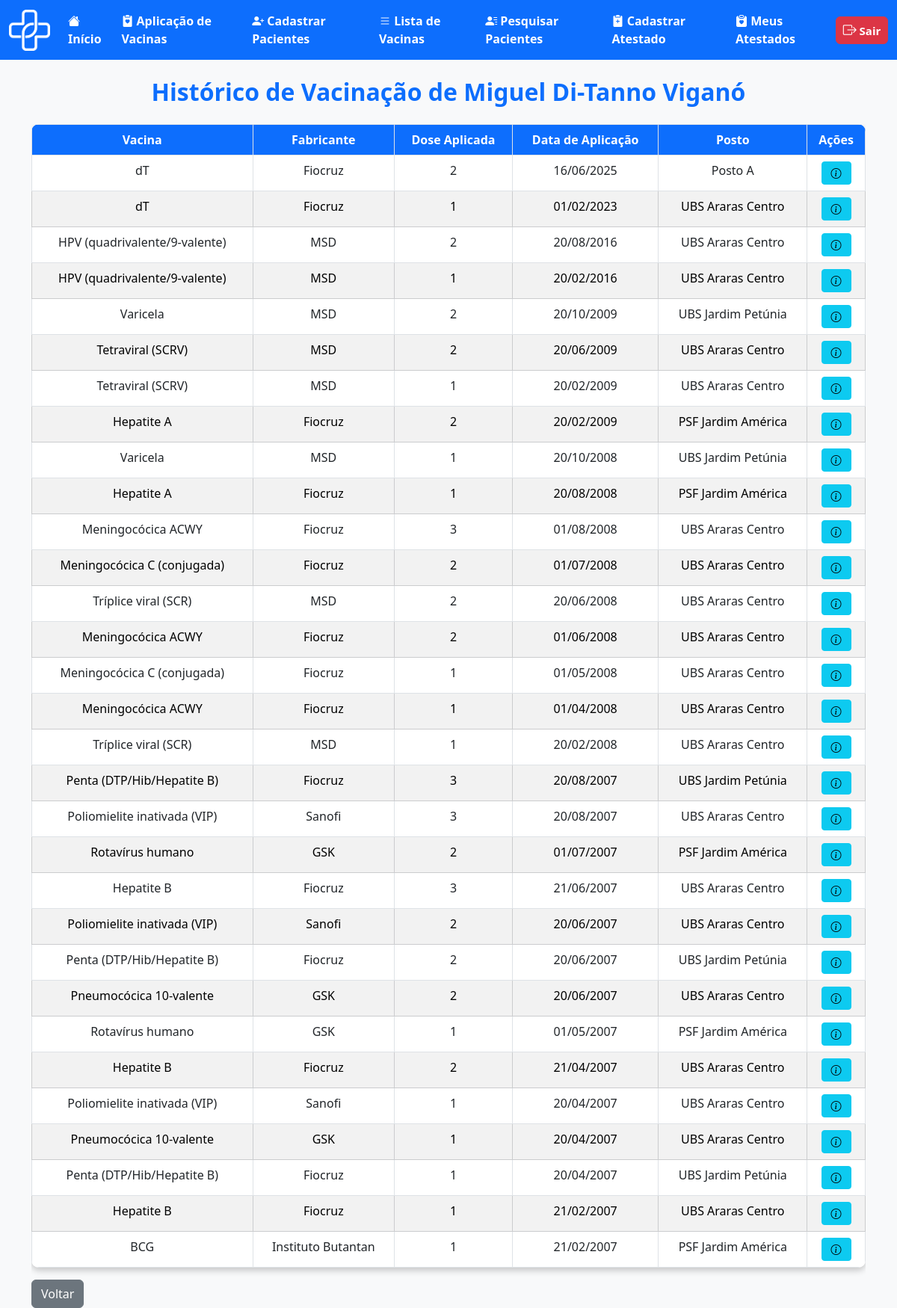
The app's page /medica/historico_vacinacao.php?id=2 (signed in) with its own data.
### tables this page shows
CREATE TABLE `usuario` (
  `id_usuario` int(11) NOT NULL,
  `nome_usuario` varchar(100) NOT NULL,
  `cpf` varchar(11) NOT NULL,
  `email_usuario` varchar(100) NOT NULL,
  `tel_usuario` varchar(11) NOT NULL,
  `genero_usuario` char(1) NOT NULL CHECK (`genero_usuario` in ('M','F','O')),
  `naci_usuario` date NOT NULL,
  `peso_usuario` decimal(5,2) NOT NULL,
  `tipo_sang_usuario` varchar(3) NOT NULL,
  `med_usuario` varchar(100) NOT NULL,
  `doen_usuario` varchar(255) NOT NULL,
  `ale_usuario` varchar(255) NOT NULL,
  `cep_usuario` varchar(8) NOT NULL,
  `endereco` varchar(255) NOT NULL,
  `cidade` varchar(255) NOT NULL,
  `nc_usuario` int(10) NOT NULL,
  `senha` varchar(100) NOT NULL
);

CREATE TABLE `aplicacao` (
  `id_aplica` int(11) NOT NULL,
  `id_usuario` int(11) NOT NULL,
  `id_posto` int(11) NOT NULL,
  `id_medico` int(11) NOT NULL,
  `id_vaci` int(11) NOT NULL,
  `data_aplica` date NOT NULL,
  `dose_aplicad` int(1) DEFAULT NULL
);

CREATE TABLE `vacina` (
  `id_vaci` int(11) NOT NULL,
  `nome_vaci` varchar(100) NOT NULL,
  `fabri_vaci` varchar(100) NOT NULL,
  `lote_vaci` varchar(50) NOT NULL,
  `via_adimicao` varchar(50) NOT NULL,
  `n_dose` int(1) NOT NULL,
  `intervalo_dose` int(11) NOT NULL,
  `idade_reco` varchar(20) DEFAULT NULL,
  `estoque` int(11) NOT NULL,
  `sus` tinyint(1) NOT NULL DEFAULT 1
);

CREATE TABLE `posto` (
  `id_posto` int(11) NOT NULL,
  `nome_posto` varchar(100) NOT NULL,
  `cep_posto` int(8) NOT NULL,
  `n_posto` int(10) NOT NULL
);

### medica/historico_vacinacao.php (the view, shortened to what this page needs)
<?php
include('../outros/db_connect.php');
$id = isset($_GET['id']) ? intval($_GET['id']) : 0;
$stmt = $conn->prepare("SELECT nome_usuario FROM usuario WHERE id_usuario = ?");
$stmt->bind_param("i", $id);
$stmt->execute();
$res = $stmt->get_result();
$usuario = $res->fetch_assoc();
$sql = "SELECT a.id_aplica, a.data_aplica, v.id_vaci, v.nome_vaci, v.fabri_vaci, v.lote_vaci, v.via_adimicao, v.n_dose, v.intervalo_dose, v.estoque, v.idade_reco, v.sus, a.dose_aplicad, p.nome_posto
        FROM aplicacao a
        JOIN vacina v ON a.id_vaci = v.id_vaci
        JOIN posto p ON a.id_posto = p.id_posto
        WHERE a.id_usuario = ?
        ORDER BY a.data_aplica DESC";
$stmt2 = $conn->prepare($sql);
$stmt2->bind_param("i", $id);
$stmt2->execute();
$result = $stmt2->get_result();
$stmt2->execute();
$result = $stmt2->get_result();
?>
<!DOCTYPE html>
<html lang="pt-BR">
<head>
    <link rel="stylesheet" href="../bootstrap/bootstrap-5.3.6-dist/css/bootstrap.min.css">
    <link href="https://cdn.jsdelivr.net/npm/bootstrap@5.3.0/dist/css/bootstrap.min.css" rel="stylesheet">
    <link href="https://cdn.jsdelivr.net/npm/bootstrap-icons/font/bootstrap-icons.css" rel="stylesheet">
</head>
<body>
    <nav class="navbar navbar-expand-lg bg-primary" data-bs-theme="dark">
        <div class="container-fluid">
            <div class="d-flex align-items-center">
                <img src="../img/logo_vetor.png" alt="Logo DigitalVac" width="55" height="55" class="me-3">
            </div>
            <div class="collapse navbar-collapse" id="navbarNavAltMarkup">
                <div class="navbar-nav">
                    <a class="nav-link active fs-6 fw-bold" href="telainicio.php">
                        <i class="bi bi-house-fill"></i> Início
                    </a>
                    <a class="nav-link active fs-6 fw-bold" href="cadastroaplic.php">
                        <i class="bi bi-clipboard2-heart-fill"></i> Aplicação de Vacinas
                    </a>
                    <a class="nav-link active fs-6 fw-bold" href="cadastropac.html">
                        <i class="bi bi-person-plus-fill"></i> Cadastrar Pacientes
                    </a>
                    <a class="nav-link active fs-6 fw-bold" href="listavac.php">
                        <i class="bi bi-list"></i> Lista de Vacinas
                    </a>
                    <a class="nav-link active fs-6 fw-bold" href="pesquisa_paciente.php">
                        <i class="bi bi-person-lines-fill"></i> Pesquisar Pacientes
                    </a>
                    <a class="nav-link active fs-6 fw-bold" href="cadastroatestado.php">
                        <i class="bi bi-clipboard2-plus-fill"></i> Cadastrar Atestado
                    </a>
                    <a class="nav-link active fs-6 fw-bold" href="atestado_medico.php">
                        <i class="bi bi-clipboard-heart-fill"></i> Meus Atestados
                    </a>
                </div>
                <ul class="navbar-nav ms-auto">
                    <li class="nav-item">
                        <a class="btn btn-danger fw-bold px-2 py-1" style="font-size: 15px; min-width: 70px;"
                            href="../outros/sair.php">
                            <i class="bi bi-box-arrow-right" style="font-size: 18px;"></i> Sair
                        </a>
                    </li>
                </ul>
            </div>
        </div>
    </nav>
    <div class="container mt-4">
        <h2 class="text-primary fw-bold mb-4" style="text-align: center;">
            Histórico de Vacinação de <?php echo htmlspecialchars($usuario['nome_usuario']); ?>
        </h2>
        <?php if ($result->num_rows > 0): ?>
            <div class="table-responsive">
                <table class="table table-bordered text-center mx-auto">
                    <thead>
                        <tr>
                            <th>Vacina</th>
                            <th>Fabricante</th>
                            <th>Dose Aplicada</th>
                            <th>Data de Aplicação</th>
                            <th>Posto</th>
                            <th>Ações</th>
                        </tr>
                    </thead>
                    <tbody>
                        <?php
                        $rowIndex = 0;
                        while ($row = $result->fetch_assoc()):
                            $rowClass = ($rowIndex % 2 === 1) ? 'table-secondary' : 'bg-white';
                            $id_vaci = $row['id_vaci'];
                            $modalId = "modalVacina" . $id_vaci;
                        ?>
                            <tr class="<?php echo $rowClass; ?>">
                                <td><?php echo htmlspecialchars($row['nome_vaci']); ?></td>
                                <td><?php echo htmlspecialchars($row['fabri_vaci']); ?></td>
                                <td><?php echo htmlspecialchars($row['dose_aplicad']); ?></td>
                                <td><?php echo htmlspecialchars(date('d/m/Y', strtotime($row['data_aplica']))); ?></td>
                                <td><?php echo htmlspecialchars($row['nome_posto']); ?></td>
                                <td>
                                    <button class="btn btn-sm btn-info" title="Ver Informações" data-bs-toggle="modal" data-bs-target="#<?php echo $modalId; ?>">
                                        <i class="bi bi-info-circle"></i>
                                    </button>
                                </td>
                            </tr>
                            <?php $rowIndex++; endwhile; ?>
                    </tbody>
                </table>
            </div>
        <?php else: ?>
            <div class="alert alert-warning">Nenhuma vacinação registrada para este usuário.</div>
        <?php endif; ?>
        <a href="pesquisa_paciente.php" class="btn btn-secondary">Voltar</a>
    </div>
</body>
</html>

### medica/historico_vacinacao.php (style rules this page uses)
body { background-color: #f8f9fa; }
.table { background: #FDFDFD; border-radius: 10px; overflow: hidden; box-shadow: 0 4px 8px rgba(0, 0, 0, 0.2); }
.table thead th { background-color: #0d6efd !important; color: white !important; font-weight: bold; }
.table tbody tr:nth-child(even) { background-color: #f2f2f2; }
.table tbody tr:nth-child(odd) { background-color: #ffffff; }
.table td, .table th { background-color: transparent; }
.btn-info { min-width: 40px; }

### records on screen
usuario: nome_usuario "Miguel Di-Tanno Viganó"
aplicacao: id_vaci.nome_vaci "dT", id_vaci.fabri_vaci "Fiocruz", dose_aplicad "2", data_aplica "16/06/2025", id_posto.nome_posto "Posto A"
aplicacao: id_vaci.nome_vaci "dT", id_vaci.fabri_vaci "Fiocruz", dose_aplicad "1", data_aplica "01/02/2023", id_posto.nome_posto "UBS Araras Centro"
aplicacao: id_vaci.nome_vaci "HPV (quadrivalente/9-valente)", id_vaci.fabri_vaci "MSD", dose_aplicad "2", data_aplica "20/08/2016", id_posto.nome_posto "UBS Araras Centro"
aplicacao: id_vaci.nome_vaci "HPV (quadrivalente/9-valente)", id_vaci.fabri_vaci "MSD", dose_aplicad "1", data_aplica "20/02/2016", id_posto.nome_posto "UBS Araras Centro"
aplicacao: id_vaci.nome_vaci "Varicela", id_vaci.fabri_vaci "MSD", dose_aplicad "2", data_aplica "20/10/2009", id_posto.nome_posto "UBS Jardim Petúnia"
aplicacao: id_vaci.nome_vaci "Tetraviral (SCRV)", id_vaci.fabri_vaci "MSD", dose_aplicad "2", data_aplica "20/06/2009", id_posto.nome_posto "UBS Araras Centro"
aplicacao: id_vaci.nome_vaci "Tetraviral (SCRV)", id_vaci.fabri_vaci "MSD", dose_aplicad "1", data_aplica "20/02/2009", id_posto.nome_posto "UBS Araras Centro"
aplicacao: id_vaci.nome_vaci "Hepatite A", id_vaci.fabri_vaci "Fiocruz", dose_aplicad "2", data_aplica "20/02/2009", id_posto.nome_posto "PSF Jardim América"
aplicacao: id_vaci.nome_vaci "Varicela", id_vaci.fabri_vaci "MSD", dose_aplicad "1", data_aplica "20/10/2008", id_posto.nome_posto "UBS Jardim Petúnia"
aplicacao: id_vaci.nome_vaci "Hepatite A", id_vaci.fabri_vaci "Fiocruz", dose_aplicad "1", data_aplica "20/08/2008", id_posto.nome_posto "PSF Jardim América"
aplicacao: id_vaci.nome_vaci "Meningocócica ACWY", id_vaci.fabri_vaci "Fiocruz", dose_aplicad "3", data_aplica "01/08/2008", id_posto.nome_posto "UBS Araras Centro"
aplicacao: id_vaci.nome_vaci "Meningocócica C (conjugada)", id_vaci.fabri_vaci "Fiocruz", dose_aplicad "2", data_aplica "01/07/2008", id_posto.nome_posto "UBS Araras Centro"
aplicacao: id_vaci.nome_vaci "Tríplice viral (SCR)", id_vaci.fabri_vaci "MSD", dose_aplicad "2", data_aplica "20/06/2008", id_posto.nome_posto "UBS Araras Centro"
aplicacao: id_vaci.nome_vaci "Meningocócica ACWY", id_vaci.fabri_vaci "Fiocruz", dose_aplicad "2", data_aplica "01/06/2008", id_posto.nome_posto "UBS Araras Centro"
aplicacao: id_vaci.nome_vaci "Meningocócica C (conjugada)", id_vaci.fabri_vaci "Fiocruz", dose_aplicad "1", data_aplica "01/05/2008", id_posto.nome_posto "UBS Araras Centro"
aplicacao: id_vaci.nome_vaci "Meningocócica ACWY", id_vaci.fabri_vaci "Fiocruz", dose_aplicad "1", data_aplica "01/04/2008", id_posto.nome_posto "UBS Araras Centro"
aplicacao: id_vaci.nome_vaci "Tríplice viral (SCR)", id_vaci.fabri_vaci "MSD", dose_aplicad "1", data_aplica "20/02/2008", id_posto.nome_posto "UBS Araras Centro"
aplicacao: id_vaci.nome_vaci "Penta (DTP/Hib/Hepatite B)", id_vaci.fabri_vaci "Fiocruz", dose_aplicad "3", data_aplica "20/08/2007", id_posto.nome_posto "UBS Jardim Petúnia"
aplicacao: id_vaci.nome_vaci "Poliomielite inativada (VIP)", id_vaci.fabri_vaci "Sanofi", dose_aplicad "3", data_aplica "20/08/2007", id_posto.nome_posto "UBS Araras Centro"
aplicacao: id_vaci.nome_vaci "Rotavírus humano", id_vaci.fabri_vaci "GSK", dose_aplicad "2", data_aplica "01/07/2007", id_posto.nome_posto "PSF Jardim América"
aplicacao: id_vaci.nome_vaci "Hepatite B", id_vaci.fabri_vaci "Fiocruz", dose_aplicad "3", data_aplica "21/06/2007", id_posto.nome_posto "UBS Araras Centro"
aplicacao: id_vaci.nome_vaci "Poliomielite inativada (VIP)", id_vaci.fabri_vaci "Sanofi", dose_aplicad "2", data_aplica "20/06/2007", id_posto.nome_posto "UBS Araras Centro"
aplicacao: id_vaci.nome_vaci "Penta (DTP/Hib/Hepatite B)", id_vaci.fabri_vaci "Fiocruz", dose_aplicad "2", data_aplica "20/06/2007", id_posto.nome_posto "UBS Jardim Petúnia"
aplicacao: id_vaci.nome_vaci "Pneumocócica 10-valente", id_vaci.fabri_vaci "GSK", dose_aplicad "2", data_aplica "20/06/2007", id_posto.nome_posto "UBS Araras Centro"
aplicacao: id_vaci.nome_vaci "Rotavírus humano", id_vaci.fabri_vaci "GSK", dose_aplicad "1", data_aplica "01/05/2007", id_posto.nome_posto "PSF Jardim América"
aplicacao: id_vaci.nome_vaci "Hepatite B", id_vaci.fabri_vaci "Fiocruz", dose_aplicad "2", data_aplica "21/04/2007", id_posto.nome_posto "UBS Araras Centro"
aplicacao: id_vaci.nome_vaci "Poliomielite inativada (VIP)", id_vaci.fabri_vaci "Sanofi", dose_aplicad "1", data_aplica "20/04/2007", id_posto.nome_posto "UBS Araras Centro"
aplicacao: id_vaci.nome_vaci "Pneumocócica 10-valente", id_vaci.fabri_vaci "GSK", dose_aplicad "1", data_aplica "20/04/2007", id_posto.nome_posto "UBS Araras Centro"
aplicacao: id_vaci.nome_vaci "Penta (DTP/Hib/Hepatite B)", id_vaci.fabri_vaci "Fiocruz", dose_aplicad "1", data_aplica "20/04/2007", id_posto.nome_posto "UBS Jardim Petúnia"
aplicacao: id_vaci.nome_vaci "Hepatite B", id_vaci.fabri_vaci "Fiocruz", dose_aplicad "1", data_aplica "21/02/2007", id_posto.nome_posto "UBS Araras Centro"
aplicacao: id_vaci.nome_vaci "BCG", id_vaci.fabri_vaci "Instituto Butantan", dose_aplicad "1", data_aplica "21/02/2007", id_posto.nome_posto "PSF Jardim América"
